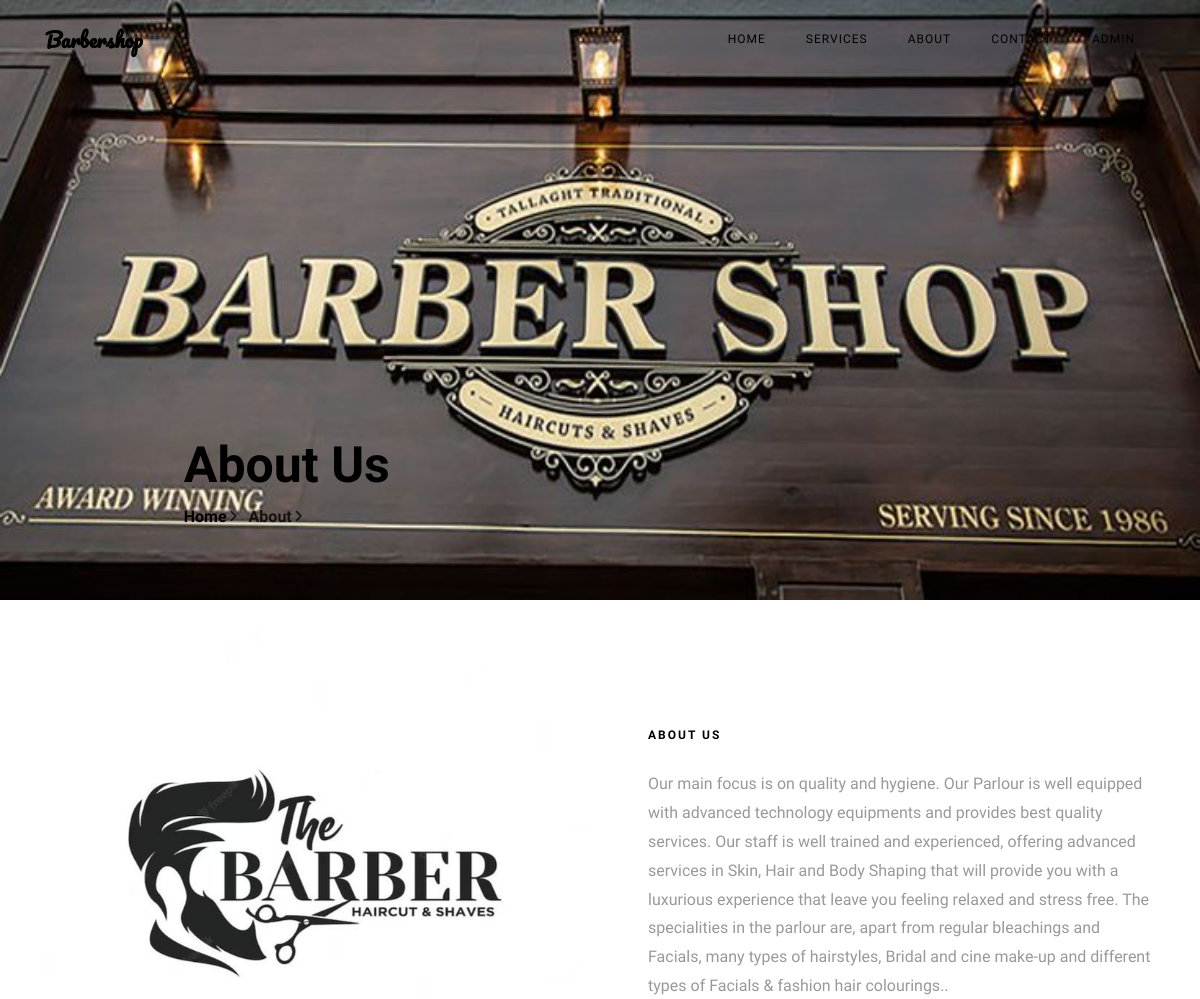
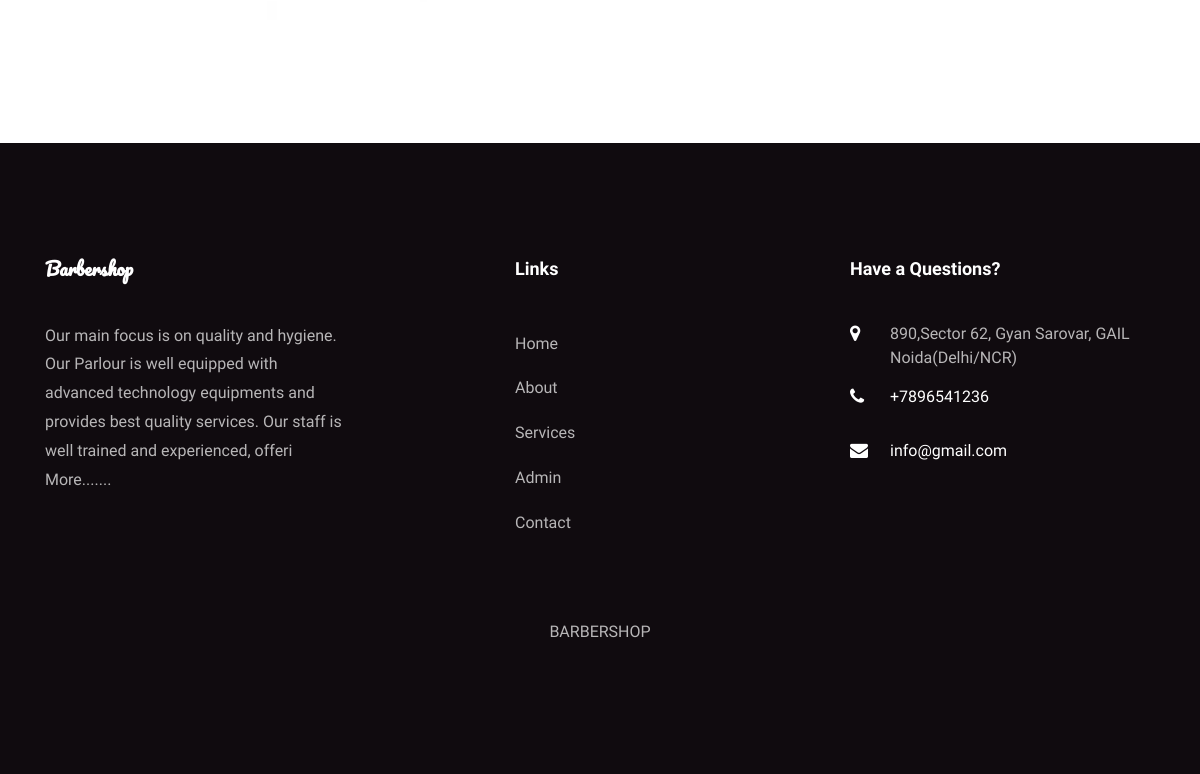
/bpms/about.php, run on an earlier commit of the app's database (2 pictures, top to bottom).
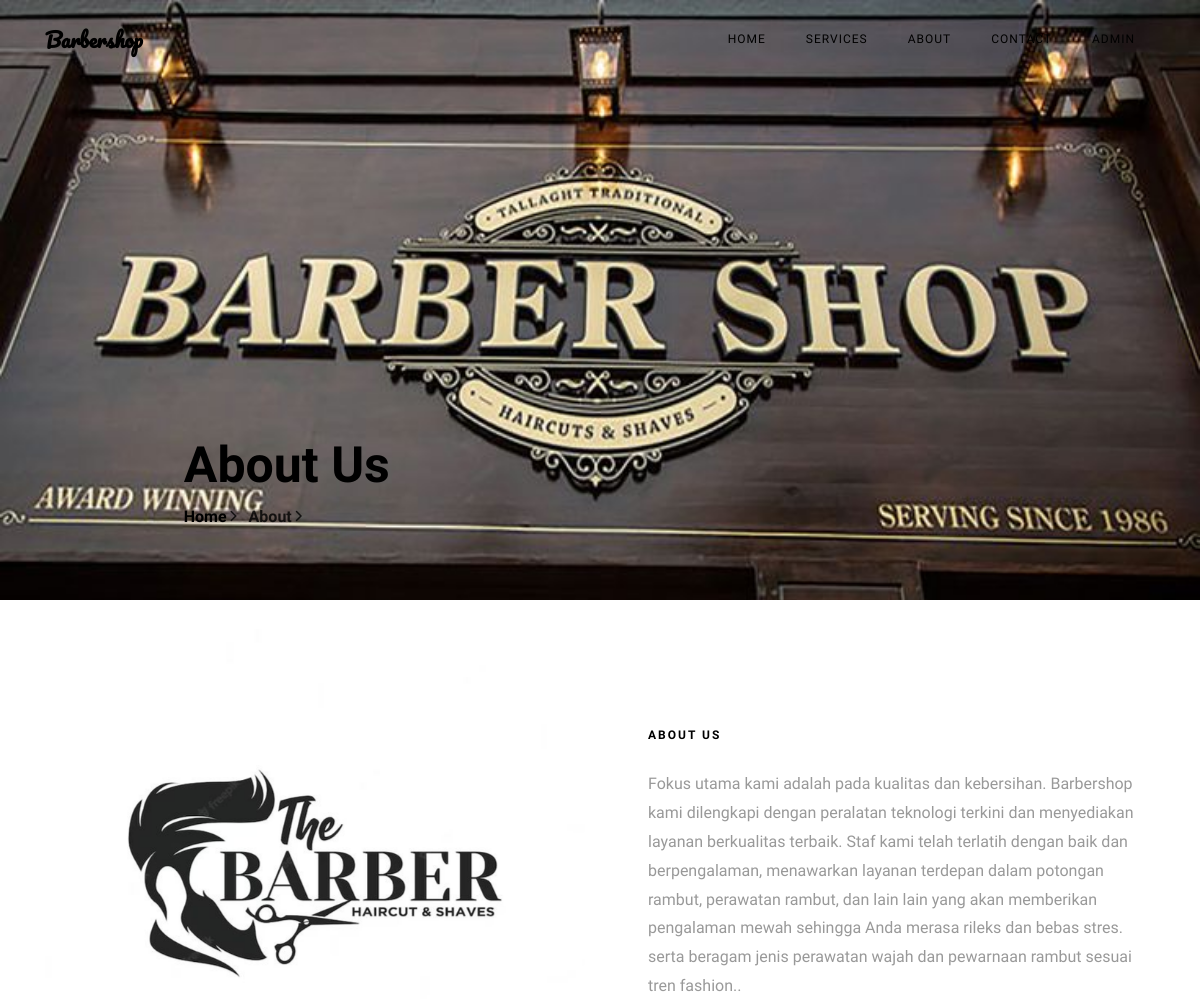
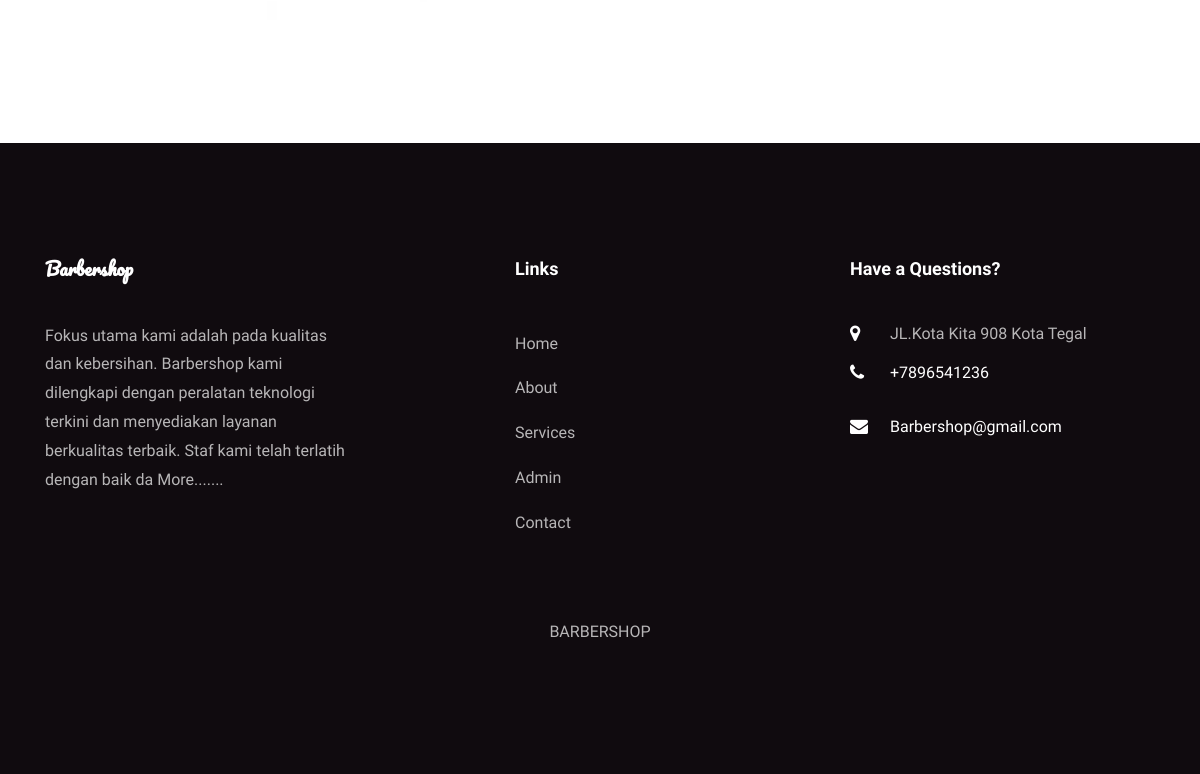
And on a later commit of the database (2 pictures, top to bottom).
### tables this page shows
CREATE TABLE `tblpage` (
  `ID` int(10) NOT NULL,
  `PageType` varchar(200) DEFAULT NULL,
  `PageTitle` mediumtext DEFAULT NULL,
  `PageDescription` mediumtext DEFAULT NULL,
  `Email` varchar(200) DEFAULT NULL,
  `MobileNumber` bigint(10) DEFAULT NULL,
  `UpdationDate` date DEFAULT NULL,
  `Timing` varchar(200) NOT NULL
);

### bpms/about.php (the view, shortened to what this page needs)
<?php
include('includes/dbconnection.php');
?>
<!DOCTYPE html>
<html lang="en">
  <head>
    <link rel="stylesheet" href="css/open-iconic-bootstrap.min.css">
    <link rel="stylesheet" href="css/animate.css">
    <link rel="stylesheet" href="css/owl.carousel.min.css">
    <link rel="stylesheet" href="css/owl.theme.default.min.css">
    <link rel="stylesheet" href="css/magnific-popup.css">
    <link rel="stylesheet" href="css/aos.css">
    <link rel="stylesheet" href="css/ionicons.min.css">
    <link rel="stylesheet" href="css/bootstrap-datepicker.css">
    <link rel="stylesheet" href="css/jquery.timepicker.css">
    <link rel="stylesheet" href="css/flaticon.css">
    <link rel="stylesheet" href="css/icomoon.css">
    <link rel="stylesheet" href="css/style.css">
  </head>
  <body>
	  <?php include_once('includes/header.php');?>
    <section class="hero-wrap hero-wrap-2" style="background-image: url('images/Abot.jpg');">
      <div class="overlay"></div>
      <div class="container">
        <div class="row no-gutters slider-text js-fullheight align-items-end justify-content-center">
          <div class="col-md-9 ftco-animate pb-5">
            <h2 class="mb-0 bread">About Us</h2>
            <p class="breadcrumbs"><span class="mr-2"><a href="index.php">Home <i class="ion-ios-arrow-forward"></i></a></span> <span>About <i class="ion-ios-arrow-forward"></i></span></p>
          </div>
        </div>
      </div>
    </section>
    <br>
    <section class="ftco-section ftco-no-pb ftco-no-pt">
			<div class="container">
				<div class="row">
					<div class="col-md-6 d-flex">
						<div class="p-md-5 img img-2 d-flex justify-content-center align-items-center" style="background-image: url(images/LogoAbout.jpg);">
						</div>
					</div>
					<div class="col-md-6 py-md-5 pb-5 wrap-about pb-md-5 ftco-animate">
						<?php
$ret=mysqli_query($con,"select * from tblpage where PageType='aboutus' ");
while ($row=mysqli_fetch_array($ret)) {
?>
	          <div class="heading-section mb-4 mt-md-5">
	          	<span class="subheading"><?php  echo $row['PageTitle'];?></span>
	          </div>
	          <div class="pb-md-5">
							<p><?php  echo $row['PageDescription'];?>.</p>
						</div>
						<?php } ?>
					</div>
				</div>
			</div>
		</section>
		<br>
   <?php include_once('includes/footer.php');?>
  </body>
</html>

### bpms/includes/footer.php (shortened to what this page needs)
 <?php
include('includes/dbconnection.php');
?>
 <footer class="ftco-footer ftco-section">
      <div class="container">
        <div class="row mb-5">
          <div class="col-md">
            <div class="ftco-footer-widget mb-4">
              <h2 class="ftco-heading-2 logo">Barbershop</h2>
              <?php
$ret=mysqli_query($con,"select * from tblpage where PageType='aboutus' ");
while ($row=mysqli_fetch_array($ret)) {
?>
              <p><?php  echo substr($row['PageDescription'],0,200);?> <a href="about.php">More.......</a></p><?php } ?>
            </div>
          </div>
          <div class="col-md" style="padding-left: 150px">
             <div class="ftco-footer-widget mb-4">
              <h2 class="ftco-heading-2">Links</h2>
              <ul class="list-unstyled">
                <li><a href="index.php" class="py-2 d-block">Home</a></li>
                <li><a href="about.php" class="py-2 d-block">About</a></li>
                <li><a href="services.php" class="py-2 d-block">Services</a></li>
                <li><a href="admin/index.php" class="py-2 d-block">Admin</a></li>
                <li><a href="contact.php" class="py-2 d-block">Contact</a></li>
              </ul>
            </div>
          </div>
          <div class="col-md">
            <div class="ftco-footer-widget mb-4">
            	<h2 class="ftco-heading-2">Have a Questions?</h2>
            	<div class="block-23 mb-3">
                <?php
$ret=mysqli_query($con,"select * from tblpage where PageType='contactus' ");
while ($row=mysqli_fetch_array($ret)) {
?>
	              <ul>
	                <li><span class="icon icon-map-marker"></span><span class="text"><?php  echo $row['PageDescription'];?></span></li>
	                <li><a href="#"><span class="icon icon-phone"></span><span class="text">+<?php  echo $row['MobileNumber'];?></span></a></li>
	                <li><a href="#"><span class="icon icon-envelope"></span><span class="text"><?php  echo $row['Email'];?></span></a></li>
	              </ul>
	            </div>
               <?php } ?>
            </div>
          </div>
        </div>
        <div class="row">
          <div class="col-md-12 text-center text-capitalize">
            <p >BARBERSHOP</p>
          </div>
        </div>
      </div>
    </footer>

What changed in the data, as far as the page shows it:
changed tblpage "ABOUT US": PageDescription "Our main focus is on quality and hygiene. Our Parlour is well equipped with advanced technology equipments and provides best quality services. Our staff is well trained and experienced, offering advanced services in Skin, Hair and Body Shaping that will provide you with a luxurious experience that leave you feeling relaxed and stress free. The specialities in the parlour are, apart from regular bleachings and Facials, many types of hairstyles, Bridal and cine make-up and different types of Facials & fashion hair colourings." → "Fokus utama kami adalah pada kualitas dan kebersihan. Barbershop kami dilengkapi dengan peralatan teknologi terkini dan menyediakan layanan berkualitas terbaik. Staf kami telah terlatih dengan baik dan berpengalaman, menawarkan layanan terdepan dalam potongan rambut, perawatan rambut, dan lain lain yang akan memberikan pengalaman mewah sehingga Anda merasa rileks dan bebas stres. serta beragam jenis perawatan wajah dan pewarnaan rambut sesuai tren fashion."; PageDescription "Our main focus is on quality and hygiene. Our Parlour is well equipped with advanced technology equipments and provides best quality services. Our staff is well trained and experienced, offeri" → "Fokus utama kami adalah pada kualitas dan kebersihan. Barbershop kami dilengkapi dengan peralatan teknologi terkini dan menyediakan layanan berkualitas terbaik. Staf kami telah terlatih dengan baik da"
changed tblpage: PageDescription "890,Sector 62, Gyan Sarovar, GAIL Noida(Delhi/NCR)" → "JL.Kota Kita 908 Kota Tegal"; Email "info@gmail.com" → "Barbershop@gmail.com"
